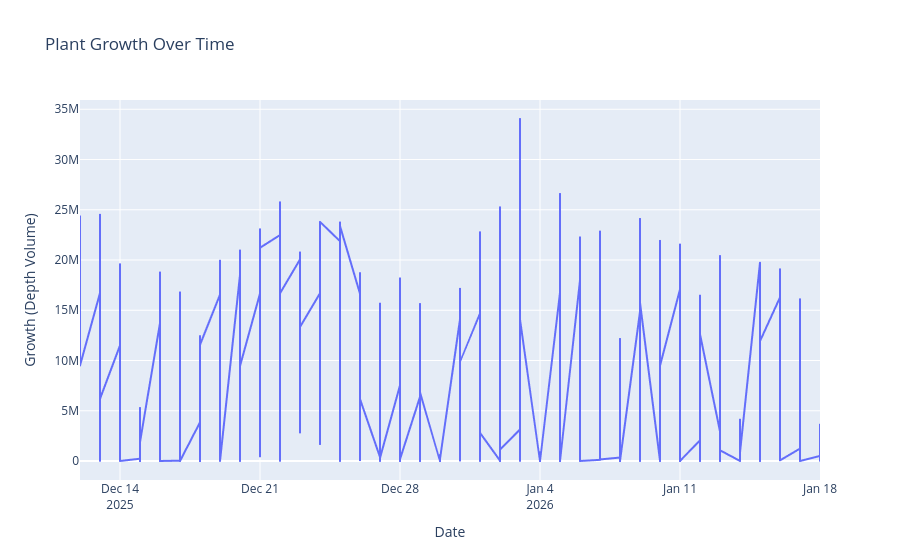

Notebook cell for this chart:
### Code cell
# Convert columns properly
df2["date"] = pd.to_datetime(df2["date"], errors="coerce")
df2["depth_volume"] = pd.to_numeric(df2["depth_volume"], errors="coerce")

# Drop invalid rows
df_plot = df2.dropna(subset=["date", "depth_volume"])

# Sort by date (VERY IMPORTANT)
df_plot = df_plot.sort_values(by="date")

# Plot
fig = px.line(
    df_plot,
    x="date",
    y="depth_volume",
    title="Plant Growth Over Time"
)

fig.update_layout(
    xaxis_title="Date",
    yaxis_title="Growth (Depth Volume)"
)

fig.show()

### Figure 1 — Plotly figure (JSON) as saved in the notebook; plotly's stock layout.template omitted (floating-point values rounded to 4 significant figures; data arrays with more than 128 entries replaced by an {"elided": "..."} marker saying what was removed)
{"data": [{"hovertemplate": "date=%{x}<br>depth_volume=%{y}<extra></extra>", "legendgroup": "", "line": {"color": "#636efa", "dash": "solid"}, "marker": {"symbol": "circle"}, "mode": "lines", "name": "", "showlegend": false, "type": "scattergl", "x": {"elided": "1235 str values"}, "xaxis": "x", "y": {"elided": "1235 float values"}, "yaxis": "y"}], "layout": {"legend": {"tracegroupgap": 0}, "title": {"text": "Plant Growth Over Time"}, "xaxis": {"anchor": "y", "domain": [0, 1], "title": {"text": "Date"}}, "yaxis": {"anchor": "x", "domain": [0, 1], "title": {"text": "Growth (Depth Volume)"}}}}
